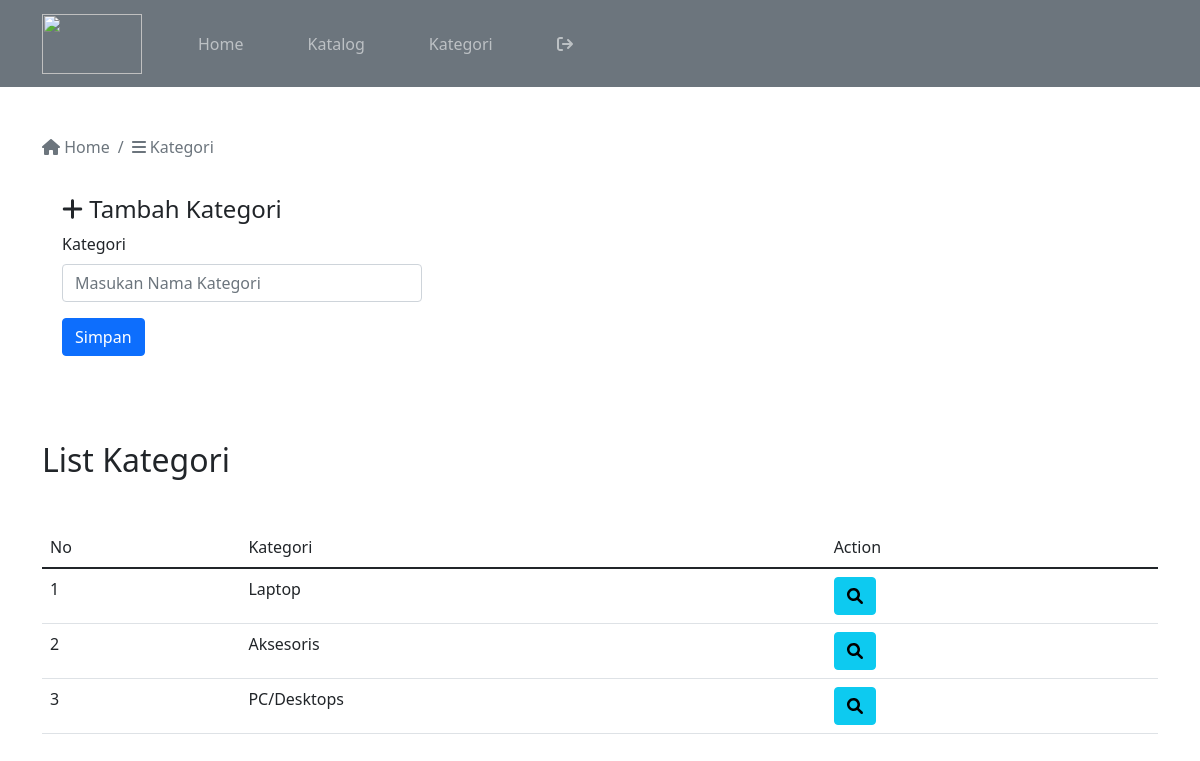
The app's page /admin/kategori.php (signed in) with its own data.
### tables this page shows
CREATE TABLE `kategori` (
  `id` int(11) NOT NULL,
  `nama` varchar(50) NOT NULL
);

### admin/kategori.php (the view, shortened to what this page needs)
<?php
    require "../koneksi.php";
    $querykategori = mysqli_query($con, "SELECT * FROM kategori");
    $jumlahkategori = mysqli_num_rows($querykategori);
?>
<!DOCTYPE html>
<html lang="en">
<head>
    <link rel="stylesheet" href="../bootstrap/css/bootstrap.min.css">
    <link rel="stylesheet" href="../fontawesome/css/fontawesome.min.css">
</head>
<body>
<?php require "navbar.php";?>
<div class="container mt-5">
    <nav aria-label="breadcrumb">
        <ol class="breadcrumb">
            <li class="breadcrumb-item active" aria-current="page">
                <a href="../admin" class="no-decoration text-muted">
                    <i class="fa-solid fa-house"></i> Home</a>
            </li>
            <li class="breadcrumb-item active" aria-current="page">
                <i class="fa-solid fa-bars"></i> Kategori
            </li>
        </ol>
    </nav>
    <div class="my-3 col-12 col-md-6">
        <div class="input-box">
            <h4><i class="fa-solid fa-plus"></i> Tambah Kategori</h4>
            <form action="" method="post">
                <div>
                    <label for="kategori">Kategori</label>
                    <input type="text" id="kategori" name="kategori" placeholder="Masukan Nama Kategori" class="form-control mt-2">
                </div>
                <div class="mt-3">
                    <button class="btn btn-primary" type="submit" name="simpan_kategori">Simpan</button>
                </div>
            </form>
        </div>
    </div>
    <div class="mt-3">
        <h2>List Kategori</h2>
    </div>
    <div class="table-resposive mt-5">
        <table class="table">
            <thead>
                <tr>
                    <td>No</td>
                    <td>Kategori</td>
                    <td>Action</td>
                </tr>
            </thead>
            <tbody>
                <?php
                    if($jumlahkategori==0){
                ?>
                    <tr>
                        <td colspan="3" class="text-center">Tidak ada data tersedia </td>
                    </tr>
                <?php
                    } else {
                        $number=1;
                        while($data=mysqli_fetch_array($querykategori)){
                ?>
                    <tr>
                        <td><?php echo $number; ?></td>
                        <td><?php echo $data['nama']; ?></td>
                        <td>
                            <a href="kategori-detail.php?awseadawda=<?php echo $data['id']; ?>" class="btn btn-info">
                            <i class="fa-solid fa-magnifying-glass"></i></a>
                        </td>
                    </tr>
                <?php
                    $number++;
                        }
                    }
                ?>
            </tbody>
        </table>
    </div>
</div>
</body>
</html>

### admin/kategori.php (style rules this page uses)
.no-decoration { text-decoration: none; }
.input-box { width: 400px; height: 250px; box-sizing: border-box; border: 1px; border-radius: 10px; padding: 20px; }

### records on screen
kategori: nama "Laptop"
kategori: nama "Aksesoris"
kategori: nama "PC/Desktops"
